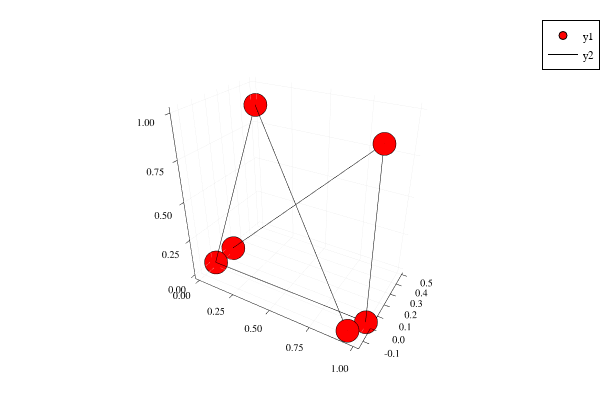

This figure's notebook cell:
### Code cell
P = knittingNeedle(sqrt(2))
p = plot()
plotChain!(P,"red")

### Figure 1 — Plotly figure (JSON) as saved in the notebook; plotly's stock layout.template omitted (floating-point values rounded to 4 significant figures)
{"data": [{"colorbar": {"title": {"text": ""}}, "legendgroup": "y1", "marker": {"color": "rgba(255, 0, 0, 1.000)", "line": {"color": "rgba(0, 0, 0, 1)", "width": 1}, "size": 8, "symbol": "circle"}, "mode": "markers", "name": "y1", "showlegend": true, "type": "scatter3d", "x": [0.9547, 0, 0, 1, 1, 0.006873], "xaxis": "x", "y": [-0.1364, 0.5, 0, 0, 0, 0.1655], "yaxis": "y", "z": [0.03926, 0.866, 0, 0, 1, 0.006873], "zmax": null, "zmin": null}, {"colorbar": {"title": {"text": ""}}, "legendgroup": "y2", "line": {"color": "rgba(0, 0, 0, 1)", "dash": "solid", "shape": "linear", "width": 1}, "mode": "lines", "name": "y2", "showlegend": true, "type": "scatter3d", "x": [0.9547, 0, 0, 1, 1, 0.006873], "xaxis": "x", "y": [-0.1364, 0.5, 0, 0, 0, 0.1655], "yaxis": "y", "z": [0.03926, 0.866, 0, 0, 1, 0.006873], "zmax": null, "zmin": null}], "layout": {"annotations": [], "height": 400, "legend": {"bgcolor": "rgba(255, 255, 255, 1.000)", "bordercolor": "rgba(0, 0, 0, 1)", "borderwidth": 1, "font": {"color": "rgba(0, 0, 0, 1)", "family": "sans-serif", "size": 11}, "tracegroupgap": 0, "traceorder": "normal", "x": 1, "xanchor": "auto", "y": 1, "yanchor": "auto"}, "margin": {"b": 20, "l": 0, "r": 0, "t": 20}, "paper_bgcolor": "rgba(255, 255, 255, 1.000)", "plot_bgcolor": "rgba(255, 255, 255, 1.000)", "scene": {"aspectmode": "auto", "aspectratio": {"x": 1.163, "y": 0.7399, "z": 1.163}, "camera": {"eye": {"x": 1.126, "y": -1.95, "z": 1.3}}, "xaxis": {"anchor": "y1", "domain": [0.06582, 0.9934], "gridcolor": "rgba(0, 0, 0, 0.1)", "gridwidth": 0.5, "linecolor": "rgba(0, 0, 0, 1)", "mirror": false, "range": [-0.03, 1.03], "showgrid": true, "showline": true, "showticklabels": true, "tickangle": 0, "tickcolor": "rgb(0, 0, 0)", "tickfont": {"color": "rgba(0, 0, 0, 1)", "family": "sans-serif", "size": 11}, "tickmode": "array", "ticks": "inside", "ticktext": ["0.00", "0.25", "0.50", "0.75", "1.00"], "tickvals": [0, 0.25, 0.5, 0.75, 1], "title": {"font": {"color": "rgba(0, 0, 0, 1)", "family": "sans-serif", "size": 15}, "text": ""}, "type": "linear", "visible": true, "zeroline": false, "zerolinecolor": "rgba(0, 0, 0, 1)"}, "yaxis": {"anchor": "x1", "domain": [0.03762, 0.9902], "gridcolor": "rgba(0, 0, 0, 0.1)", "gridwidth": 0.5, "linecolor": "rgba(0, 0, 0, 1)", "mirror": false, "range": [-0.1555, 0.5191], "showgrid": true, "showline": true, "showticklabels": true, "tickangle": 0, "tickcolor": "rgb(0, 0, 0)", "tickfont": {"color": "rgba(0, 0, 0, 1)", "family": "sans-serif", "size": 11}, "tickmode": "array", "ticks": "inside", "ticktext": ["-0.1", "0.0", "0.1", "0.2", "0.3", "0.4", "0.5"], "tickvals": [-0.1, 0, 0.1, 0.2, 0.3, 0.4, 0.5], "title": {"font": {"color": "rgba(0, 0, 0, 1)", "family": "sans-serif", "size": 15}, "text": ""}, "type": "linear", "visible": true, "zeroline": false, "zerolinecolor": "rgba(0, 0, 0, 1)"}, "zaxis": {"gridcolor": "rgba(0, 0, 0, 0.1)", "gridwidth": 0.5, "linecolor": "rgba(0, 0, 0, 1)", "mirror": false, "range": [-0.03, 1.03], "showgrid": true, "showline": true, "showticklabels": true, "tickangle": 0, "tickcolor": "rgb(0, 0, 0)", "tickfont": {"color": "rgba(0, 0, 0, 1)", "family": "sans-serif", "size": 11}, "tickmode": "array", "ticks": "inside", "ticktext": ["0.00", "0.25", "0.50", "0.75", "1.00"], "tickvals": [0, 0.25, 0.5, 0.75, 1], "title": {"font": {"color": "rgba(0, 0, 0, 1)", "family": "sans-serif", "size": 15}, "text": ""}, "type": "linear", "visible": true, "zeroline": false, "zerolinecolor": "rgba(0, 0, 0, 1)"}}, "showlegend": true, "width": 600}}
